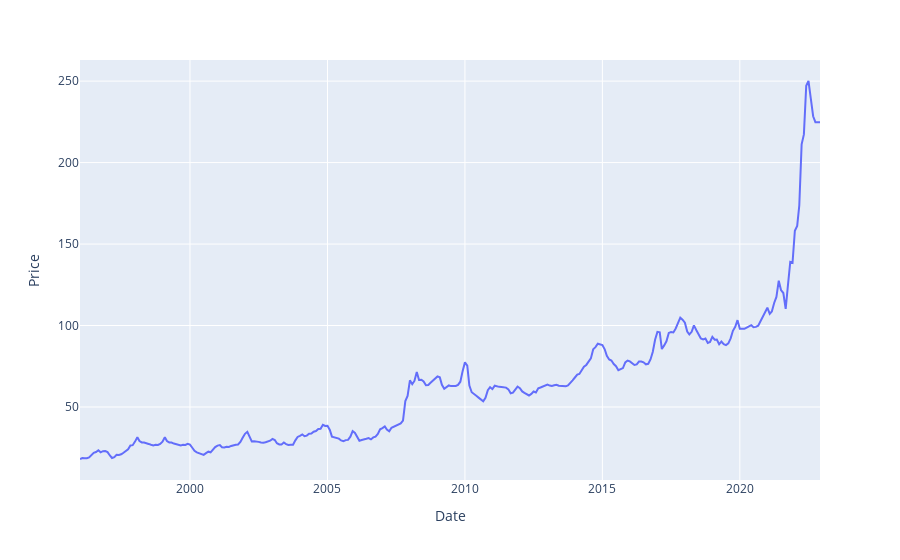

Here is the notebook cell this chart was saved with:
### Markdown cell above
# **EDA**

### Code cell
from plotly.offline import plot, iplot, init_notebook_mode
import plotly.graph_objs as go
init_notebook_mode(connected=True)

# Create Line plot
fig = px.line(df, x='Date', y='Price')

# Add legend
fig.update_layout(showlegend=True)

# Display the plot
fig.show()

### Figure 1 — Plotly figure (JSON) as saved in the notebook; plotly's stock layout.template omitted (floating-point values rounded to 4 significant figures; data arrays with more than 128 entries replaced by an {"elided": "..."} marker saying what was removed)
{"data": [{"hovertemplate": "Date=%{x}<br>Price=%{y}<extra></extra>", "legendgroup": "", "line": {"color": "#636efa", "dash": "solid"}, "marker": {"symbol": "circle"}, "mode": "lines", "name": "", "orientation": "v", "showlegend": false, "x": {"elided": "324 str values"}, "xaxis": "x", "y": {"elided": "324 float values"}, "yaxis": "y", "type": "scatter"}], "layout": {"xaxis": {"anchor": "y", "domain": [0.0, 1.0], "title": {"text": "Date"}}, "yaxis": {"anchor": "x", "domain": [0.0, 1.0], "title": {"text": "Price"}}, "legend": {"tracegroupgap": 0}, "margin": {"t": 60}, "showlegend": true}}
